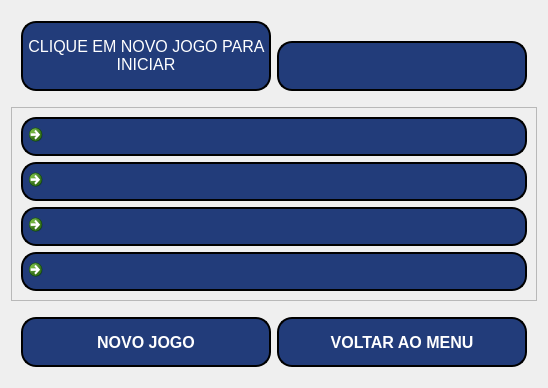
      <widget class="QWidget" name="Pagina_Jogo">
       <layout class="QVBoxLayout" name="verticalLayout_7">
        <item>
         <widget class="QFrame" name="frame_2">
          <property name="maximumSize">
           <size>
            <width>16777215</width>
            <height>280</height>
           </size>
          </property>
          <property name="styleSheet">
           <string notr="true">background-color: rgb(255, 255, 255,0);</string>
          </property>
          <property name="frameShape">
           <enum>QFrame::StyledPanel</enum>
          </property>
          <property name="frameShadow">
           <enum>QFrame::Raised</enum>
          </property>
          <layout class="QHBoxLayout" name="horizontalLayout_3">
           <item>
            <widget class="QLabel" name="label_pergunta">
             <property name="sizePolicy">
              <sizepolicy hsizetype="Expanding" vsizetype="Preferred">
               <horstretch>0</horstretch>
               <verstretch>0</verstretch>
              </sizepolicy>
             </property>
             <property name="maximumSize">
              <size>
               <width>16777215</width>
               <height>16777215</height>
              </size>
             </property>
             <property name="styleSheet">
              <string notr="true">	background-color:rgb(34, 60, 122);
	color: rgb(255,255,255);
	border: 2px solid;
	border-radius: 15px;
	border-color: black


</string>
             </property>
             <property name="text">
              <string>&lt;html&gt;&lt;head/&gt;&lt;body&gt;&lt;p&gt;&lt;span style=&quot; font-size:12pt; color:#ffffff;&quot;&gt;CLIQUE EM NOVO JOGO PARA INICIAR&lt;/span&gt;&lt;/p&gt;&lt;/body&gt;&lt;/html&gt;</string>
             </property>
             <property name="alignment">
              <set>Qt::AlignCenter</set>
             </property>
             <property name="wordWrap">
              <bool>true</bool>
             </property>
            </widget>
           </item>
           <item>
            <layout class="QVBoxLayout" name="verticalLayout_8">
             <item alignment="Qt::AlignHCenter|Qt::AlignTop">
              <widget class="QLabel" name="label_logo_jogo">
               <property name="maximumSize">
                <size>
                 <width>200</width>
                 <height>200</height>
                </size>
               </property>
               <property name="styleSheet">
                <string notr="true">background-color: rgb(255, 255, 255,0);</string>
               </property>
               <property name="text">
                <string>&lt;html&gt;&lt;head/&gt;&lt;body&gt;&lt;p&gt;&lt;img src=&quot;:/Imagem/Imagens/Unigranrio_icone.png&quot;/&gt;&lt;/p&gt;&lt;/body&gt;&lt;/html&gt;</string>
               </property>
              </widget>
             </item>
             <item alignment="Qt::AlignRight">
              <widget class="QLabel" name="label_n_pergunta">
               <property name="sizePolicy">
                <sizepolicy hsizetype="Fixed" vsizetype="Fixed">
                 <horstretch>0</horstretch>
                 <verstretch>0</verstretch>
                </sizepolicy>
               </property>
               <property name="minimumSize">
                <size>
                 <width>250</width>
                 <height>50</height>
                </size>
               </property>
               <property name="maximumSize">
                <size>
                 <width>250</width>
                 <height>50</height>
                </size>
               </property>
               <property name="styleSheet">
                <string notr="true">	background-color:rgb(34, 60, 122);
	color: rgb(255,255,255);
	border: 2px solid;
	border-radius: 15px;
	border-color: black;
	font: 14px


</string>
               </property>
               <property name="text">
                <string/>
               </property>
              </widget>
             </item>
            </layout>
           </item>
          </layout>
         </widget>
        </item>
        <item>
         <widget class="QFrame" name="frame_3">
          <property name="styleSheet">
           <string notr="true">QCommandLinkButton{

	background-color:rgb(34, 60, 122);
	color: rgb(255,255,255);
	border: 2px solid;
	border-radius: 15px;
	border-color: black
}

QCommandLinkButton:hover{

	color: rgb(34, 60, 122);
	background-color: rgb(0,0,0);
}

QFrame{
	
	background-color: none
}</string>
          </property>
          <property name="frameShape">
           <enum>QFrame::StyledPanel</enum>
          </property>
          <property name="frameShadow">
           <enum>QFrame::Raised</enum>
          </property>
          <layout class="QVBoxLayout" name="verticalLayout_6">
           <item>
            <widget class="QCommandLinkButton" name="resposta_1">
             <property name="font">
              <font>
               <family>Segoe UI</family>
               <pointsize>12</pointsize>
              </font>
             </property>
             <property name="cursor">
              <cursorShape>PointingHandCursor</cursorShape>
             </property>
             <property name="text">
              <string/>
             </property>
             <property name="icon">
              <iconset resource="Imagem.qrc">
               <normaloff>:/Imagem/Imagens/images-removebg-preview.png</normaloff>:/Imagem/Imagens/images-removebg-preview.png</iconset>
             </property>
            </widget>
           </item>
           <item>
            <widget class="QCommandLinkButton" name="resposta_2">
             <property name="font">
              <font>
               <family>Segoe UI</family>
               <pointsize>12</pointsize>
              </font>
             </property>
             <property name="cursor">
              <cursorShape>PointingHandCursor</cursorShape>
             </property>
             <property name="text">
              <string/>
             </property>
             <property name="icon">
              <iconset resource="Imagem.qrc">
               <normaloff>:/Imagem/Imagens/images-removebg-preview.png</normaloff>:/Imagem/Imagens/images-removebg-preview.png</iconset>
             </property>
            </widget>
           </item>
           <item>
            <widget class="QCommandLinkButton" name="resposta_3">
             <property name="enabled">
              <bool>true</bool>
             </property>
             <property name="font">
              <font>
               <family>Segoe UI</family>
               <pointsize>12</pointsize>
              </font>
             </property>
             <property name="cursor">
              <cursorShape>PointingHandCursor</cursorShape>
             </property>
             <property name="text">
              <string/>
             </property>
             <property name="icon">
              <iconset resource="Imagem.qrc">
               <normaloff>:/Imagem/Imagens/images-removebg-preview.png</normaloff>:/Imagem/Imagens/images-removebg-preview.png</iconset>
             </property>
            </widget>
           </item>
           <item>
            <widget class="QCommandLinkButton" name="resposta_4">
             <property name="font">
              <font>
               <family>Segoe UI</family>
               <pointsize>12</pointsize>
              </font>
             </property>
             <property name="cursor">
              <cursorShape>PointingHandCursor</cursorShape>
             </property>
             <property name="text">
              <string/>
             </property>
             <property name="icon">
              <iconset resource="Imagem.qrc">
               <normaloff>:/Imagem/Imagens/images-removebg-preview.png</normaloff>:/Imagem/Imagens/images-removebg-preview.png</iconset>
             </property>
            </widget>
           </item>
          </layout>
         </widget>
        </item>
        <item>
         <widget class="QFrame" name="frame_4">
          <property name="sizePolicy">
           <sizepolicy hsizetype="Preferred" vsizetype="Preferred">
            <horstretch>0</horstretch>
            <verstretch>0</verstretch>
           </sizepolicy>
          </property>
          <property name="maximumSize">
           <size>
            <width>16777215</width>
            <height>80</height>
           </size>
          </property>
          <property name="styleSheet">
           <string notr="true">background-color: rgb(255, 255, 255,0);</string>
          </property>
          <property name="frameShape">
           <enum>QFrame::StyledPanel</enum>
          </property>
          <property name="frameShadow">
           <enum>QFrame::Raised</enum>
          </property>
          <layout class="QHBoxLayout" name="horizontalLayout_4">
           <item>
            <widget class="QPushButton" name="btn_novo_jogo">
             <property name="minimumSize">
              <size>
               <width>250</width>
               <height>50</height>
              </size>
             </property>
             <property name="maximumSize">
              <size>
               <width>250</width>
               <height>16777215</height>
              </size>
             </property>
             <property name="font">
              <font>
               <pointsize>12</pointsize>
               <weight>75</weight>
               <bold>true</bold>
              </font>
             </property>
             <property name="styleSheet">
              <string notr="true">QPushButton{

	background-color:rgb(34, 60, 122);
	color: rgb(255,255,255);
	border: 2px solid;
	border-radius: 15px;
	border-color: black
}

QPushButton:hover{

	color: rgb(34, 60, 122);
	background-color: rgb(255,255,255);
}
</string>
             </property>
             <property name="text">
              <string>NOVO JOGO</string>
             </property>
            </widget>
           </item>
           <item>
            <widget class="QPushButton" name="btn_voltar_2">
             <property name="minimumSize">
              <size>
               <width>250</width>
               <height>50</height>
              </size>
             </property>
             <property name="maximumSize">
              <size>
               <width>250</width>
               <height>16777215</height>
              </size>
             </property>
             <property name="font">
              <font>
               <pointsize>12</pointsize>
               <weight>75</weight>
               <bold>true</bold>
              </font>
             </property>
             <property name="cursor">
              <cursorShape>PointingHandCursor</cursorShape>
             </property>
             <property name="styleSheet">
              <string notr="true">QPushButton{

	background-color:rgb(34, 60, 122);
	color: rgb(255,255,255);
	border: 2px solid;
	border-radius: 15px;
	border-color: black
}

QPushButton:hover{

	color: rgb(34, 60, 122);
	background-color: rgb(255,255,255);
}
</string>
             </property>
             <property name="text">
              <string>VOLTAR AO MENU</string>
             </property>
            </widget>
           </item>
          </layout>
         </widget>
        </item>
       </layout>
      </widget>
